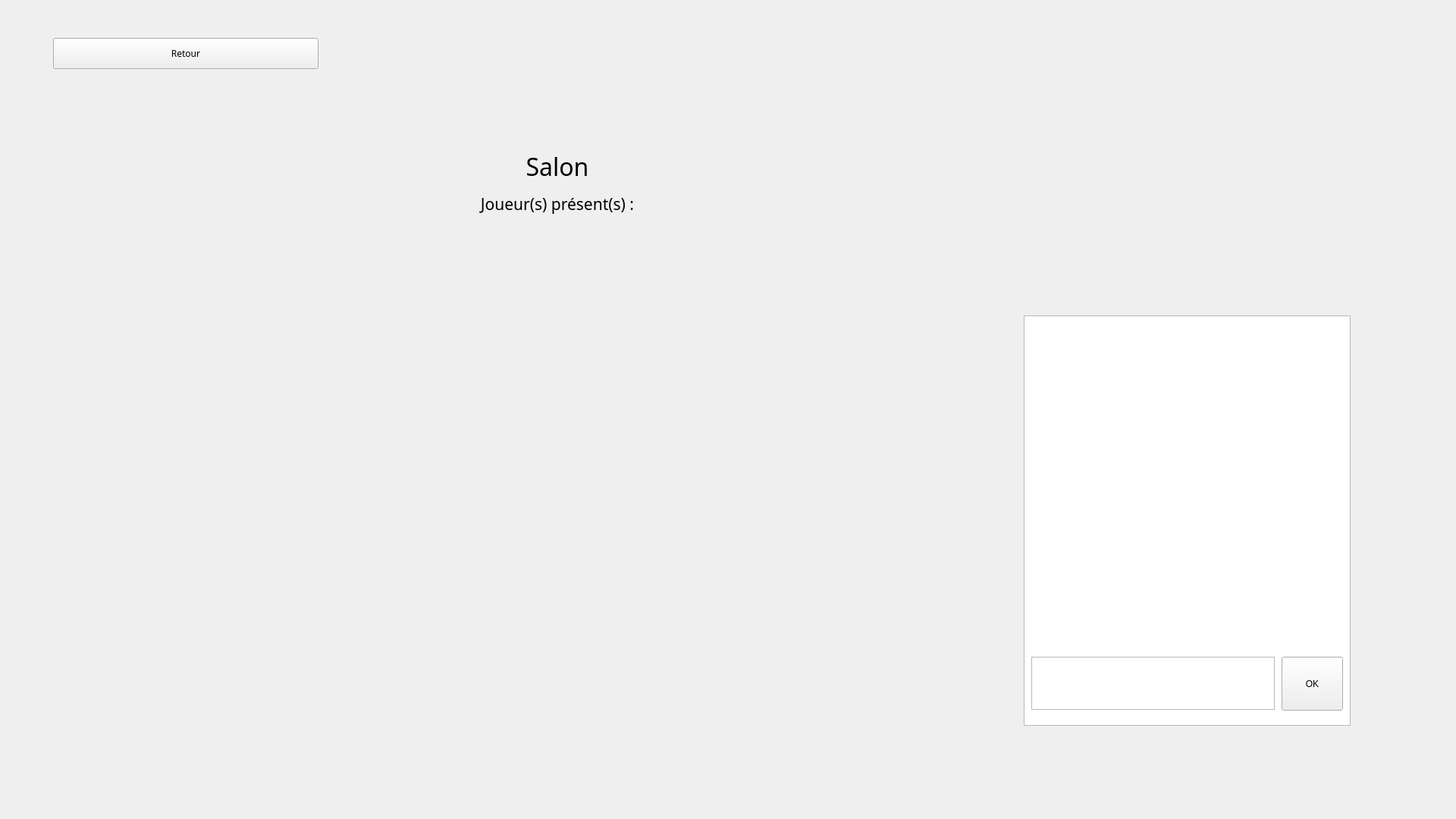
<?xml version="1.0" encoding="UTF-8"?>
<ui version="4.0">
 <class>Lobby</class>
 <widget class="QWidget" name="Lobby">
  <property name="geometry">
   <rect>
    <x>0</x>
    <y>0</y>
    <width>1920</width>
    <height>1080</height>
   </rect>
  </property>
  <property name="windowTitle">
   <string>Form</string>
  </property>
  <widget class="QLabel" name="label_salon">
   <property name="geometry">
    <rect>
     <x>420</x>
     <y>200</y>
     <width>630</width>
     <height>38</height>
    </rect>
   </property>
   <property name="font">
    <font>
     <family>Merriweather Black</family>
     <pointsize>24</pointsize>
    </font>
   </property>
   <property name="text">
    <string>Salon</string>
   </property>
   <property name="alignment">
    <set>Qt::AlignCenter</set>
   </property>
  </widget>
  <widget class="QLabel" name="label_joupre">
   <property name="geometry">
    <rect>
     <x>420</x>
     <y>250</y>
     <width>630</width>
     <height>38</height>
    </rect>
   </property>
   <property name="font">
    <font>
     <family>Merriweather Black</family>
     <pointsize>16</pointsize>
    </font>
   </property>
   <property name="text">
    <string>Joueur(s) présent(s) :</string>
   </property>
   <property name="alignment">
    <set>Qt::AlignCenter</set>
   </property>
  </widget>
  <widget class="QLabel" name="label_joueur4">
   <property name="geometry">
    <rect>
     <x>420</x>
     <y>530</y>
     <width>611</width>
     <height>38</height>
    </rect>
   </property>
   <property name="font">
    <font>
     <family>Merriweather Black</family>
     <pointsize>13</pointsize>
    </font>
   </property>
   <property name="text">
    <string/>
   </property>
   <property name="alignment">
    <set>Qt::AlignCenter</set>
   </property>
  </widget>
  <widget class="QLabel" name="label_joueur7">
   <property name="geometry">
    <rect>
     <x>420</x>
     <y>680</y>
     <width>611</width>
     <height>38</height>
    </rect>
   </property>
   <property name="font">
    <font>
     <family>Merriweather Black</family>
     <pointsize>13</pointsize>
    </font>
   </property>
   <property name="text">
    <string/>
   </property>
   <property name="alignment">
    <set>Qt::AlignCenter</set>
   </property>
  </widget>
  <widget class="QTextEdit" name="textEdit">
   <property name="geometry">
    <rect>
     <x>1350</x>
     <y>416</y>
     <width>431</width>
     <height>541</height>
    </rect>
   </property>
   <property name="maximumSize">
    <size>
     <width>500</width>
     <height>600</height>
    </size>
   </property>
  </widget>
  <widget class="QLabel" name="message5">
   <property name="geometry">
    <rect>
     <x>1380</x>
     <y>630</y>
     <width>401</width>
     <height>41</height>
    </rect>
   </property>
   <property name="text">
    <string/>
   </property>
  </widget>
  <widget class="QLabel" name="message8">
   <property name="geometry">
    <rect>
     <x>1380</x>
     <y>746</y>
     <width>401</width>
     <height>41</height>
    </rect>
   </property>
   <property name="text">
    <string/>
   </property>
  </widget>
  <widget class="QPushButton" name="button_envoi">
   <property name="geometry">
    <rect>
     <x>1690</x>
     <y>866</y>
     <width>81</width>
     <height>71</height>
    </rect>
   </property>
   <property name="text">
    <string>OK</string>
   </property>
  </widget>
  <widget class="QLabel" name="message3">
   <property name="geometry">
    <rect>
     <x>1380</x>
     <y>560</y>
     <width>401</width>
     <height>31</height>
    </rect>
   </property>
   <property name="text">
    <string/>
   </property>
  </widget>
  <widget class="QTextEdit" name="envoi_msg">
   <property name="geometry">
    <rect>
     <x>1360</x>
     <y>866</y>
     <width>321</width>
     <height>70</height>
    </rect>
   </property>
  </widget>
  <widget class="QLabel" name="message4">
   <property name="geometry">
    <rect>
     <x>1380</x>
     <y>600</y>
     <width>401</width>
     <height>31</height>
    </rect>
   </property>
   <property name="text">
    <string/>
   </property>
  </widget>
  <widget class="QLabel" name="message6">
   <property name="geometry">
    <rect>
     <x>1380</x>
     <y>670</y>
     <width>401</width>
     <height>41</height>
    </rect>
   </property>
   <property name="text">
    <string/>
   </property>
  </widget>
  <widget class="QLabel" name="message0">
   <property name="geometry">
    <rect>
     <x>1380</x>
     <y>429</y>
     <width>401</width>
     <height>41</height>
    </rect>
   </property>
   <property name="text">
    <string/>
   </property>
  </widget>
  <widget class="QLabel" name="message10">
   <property name="geometry">
    <rect>
     <x>1380</x>
     <y>826</y>
     <width>401</width>
     <height>31</height>
    </rect>
   </property>
   <property name="text">
    <string/>
   </property>
  </widget>
  <widget class="QLabel" name="message2">
   <property name="geometry">
    <rect>
     <x>1380</x>
     <y>520</y>
     <width>401</width>
     <height>31</height>
    </rect>
   </property>
   <property name="text">
    <string/>
   </property>
  </widget>
  <widget class="QLabel" name="message9">
   <property name="geometry">
    <rect>
     <x>1380</x>
     <y>786</y>
     <width>401</width>
     <height>41</height>
    </rect>
   </property>
   <property name="text">
    <string/>
   </property>
  </widget>
  <widget class="QLabel" name="message1">
   <property name="geometry">
    <rect>
     <x>1380</x>
     <y>470</y>
     <width>401</width>
     <height>41</height>
    </rect>
   </property>
   <property name="text">
    <string/>
   </property>
  </widget>
  <widget class="QLabel" name="message7">
   <property name="geometry">
    <rect>
     <x>1380</x>
     <y>710</y>
     <width>401</width>
     <height>41</height>
    </rect>
   </property>
   <property name="text">
    <string/>
   </property>
  </widget>
  <widget class="QPushButton" name="bouton_retour">
   <property name="geometry">
    <rect>
     <x>70</x>
     <y>50</y>
     <width>350</width>
     <height>41</height>
    </rect>
   </property>
   <property name="minimumSize">
    <size>
     <width>350</width>
     <height>0</height>
    </size>
   </property>
   <property name="maximumSize">
    <size>
     <width>350</width>
     <height>70</height>
    </size>
   </property>
   <property name="font">
    <font>
     <family>Merriweather</family>
    </font>
   </property>
   <property name="cursor">
    <cursorShape>PointingHandCursor</cursorShape>
   </property>
   <property name="text">
    <string>Retour</string>
   </property>
  </widget>
  <widget class="QWidget" name="verticalLayoutWidget">
   <property name="geometry">
    <rect>
     <x>650</x>
     <y>320</y>
     <width>160</width>
     <height>156</height>
    </rect>
   </property>
   <layout class="QVBoxLayout" name="playerList"/>
  </widget>
  <widget class="QWidget" name="horizontalLayoutWidget">
   <property name="geometry">
    <rect>
     <x>1350</x>
     <y>210</y>
     <width>431</width>
     <height>80</height>
    </rect>
   </property>
   <layout class="QHBoxLayout" name="canstartlayout"/>
  </widget>
 </widget>
 <resources/>
 <connections/>
</ui>
